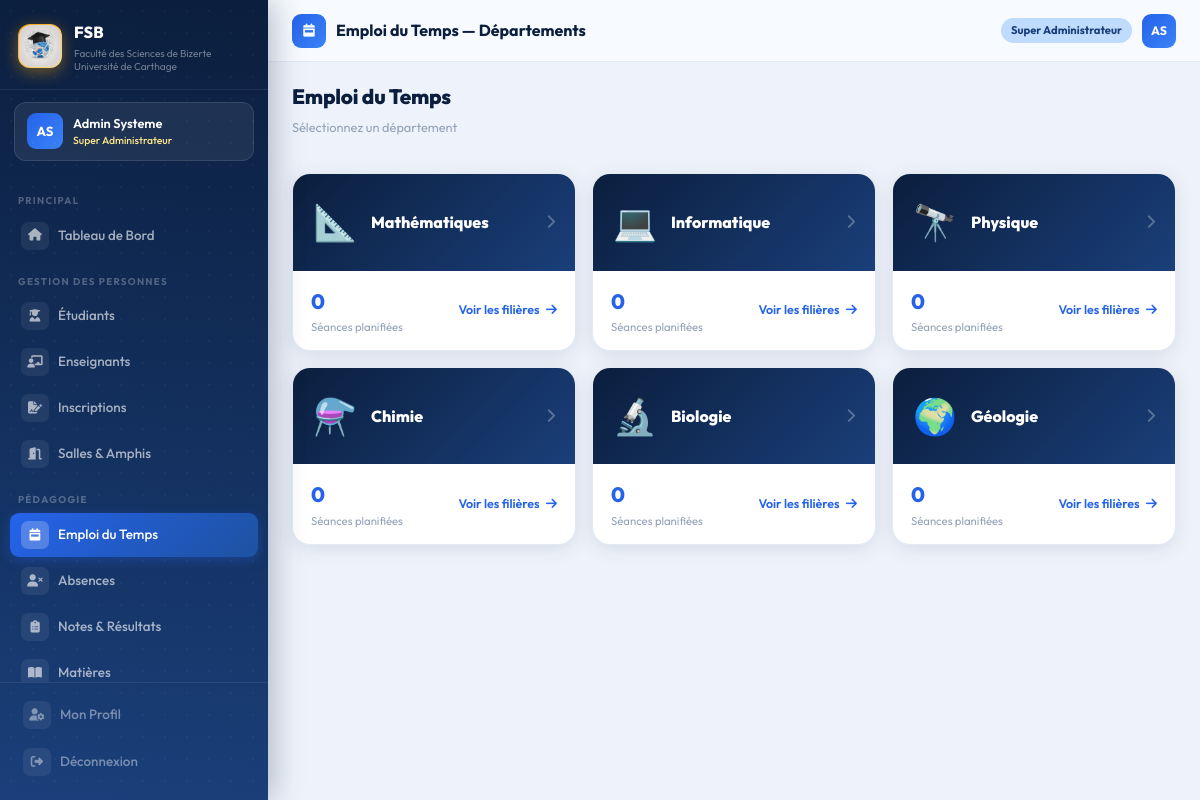
Before: /pedagogie/emploi-du-temps/ (signed in) with the older database file.
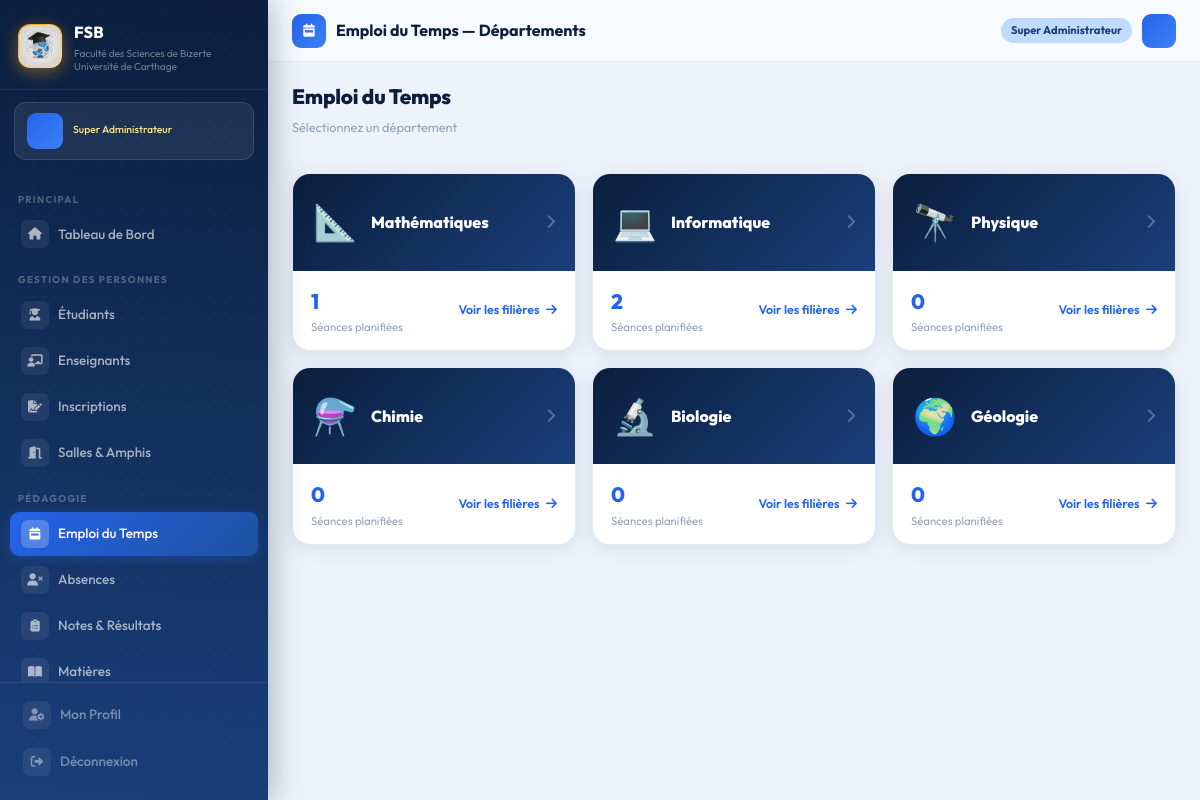
After: the same page with the newer database file.
### accounts/models.py (models this page shows, shortened)
class CustomUser(AbstractUser):
    ROLE_CHOICES = [
        ('super_admin',  'Super Administrateur'),
        ('admin',        'Administrateur'),
        ('scolarite',    'Agent Scolarité'),
        ('chef_dept',    'Chef de Département'),
        ('doyen',        'Doyen / Vice-Doyen'),
    ]
    role = models.CharField(
        max_length=20,
        choices=ROLE_CHOICES,
        default='scolarite'
    )
    telephone = models.CharField(max_length=20, blank=True)
    departement = models.CharField(max_length=50, blank=True)

### administration/models.py (models this page shows, shortened)
class Departement(models.Model):
    NOM_CHOICES = [
        ('mathematiques',  'Mathématiques'),
        ('informatique',   'Informatique'),
        ('physique',       'Physique'),
        ('chimie',         'Chimie'),
        ('biologie',   'Biologie'),
        ('geologie', 'Géologie'),
    ]
    nom         = models.CharField(max_length=50, choices=NOM_CHOICES, unique=True)
    chef        = models.CharField(max_length=100, blank=True, null=True, help_text="Nom du chef de département")
    email       = models.EmailField(blank=True)
    telephone   = models.CharField(max_length=20, blank=True)
    description = models.TextField(blank=True)

### pedagogie/views.py (the view)
# urls.py: path('emploi-du-temps/', views.edt_departements, name='emploi_du_temps'),
@login_required
def edt_departements(request):
    return render(request, 'pedagogie/edt/nav_departements.html', {
        'dept_data': _dept_data_edt(Departement.objects.all())
    })

### pedagogie/views.py (called while the page is built)
def _dept_data_edt(departements):
    data = []
    for dept in departements:
        nb = EmploiDuTemps.objects.filter(matiere__filiere__departement=dept).count()
        data.append({'dept': dept, 'nb_seances': nb})
    return data

### templates/pedagogie/edt/nav_departements.html
{% extends 'base.html' %}
{% block page_icon %}<i class="fas fa-calendar-week"></i>{% endblock %}
{% block page_title %}Emploi du Temps — Départements{% endblock %}
{% block content %}
<div class="page-header">
  <div><h1>Emploi du Temps</h1><p class="sub">Sélectionnez un département</p></div>
</div>
<div class="row g-3">
  {% for item in dept_data %}
  <div class="col-lg-4 col-md-6 fu fu{{ forloop.counter }}">
    <a href="{% url 'pedagogie:edt_filieres' item.dept.pk %}" style="text-decoration:none">
      <div class="card-fsb" style="transition:all 0.25s;cursor:pointer"
           onmouseover="this.style.transform='translateY(-4px)';this.style.boxShadow='0 12px 28px rgba(37,99,235,0.15)'"
           onmouseout="this.style.transform='translateY(0)';this.style.boxShadow=''">
        <div style="background:linear-gradient(135deg,#0b1e3d,#1a3f7a);padding:20px;display:flex;align-items:center;gap:14px">
          <div style="font-size:2.2rem">
            {% if item.dept.nom == 'informatique' %}💻
            {% elif item.dept.nom == 'mathematiques' %}📐
            {% elif item.dept.nom == 'physique' %}🔭
            {% elif item.dept.nom == 'chimie' %}⚗️
            {% elif item.dept.nom == 'biologie' %}🔬
            {% else %}🌍{% endif %}
          </div>
          <div style="flex:1">
            <div style="font-size:1rem;font-weight:800;color:white">{{ item.dept.get_nom_display }}</div>
          </div>
          <i class="fas fa-chevron-right" style="color:rgba(255,255,255,0.3)"></i>
        </div>
        <div style="padding:14px 18px;display:flex;align-items:center;justify-content:space-between">
          <div>
            <div style="font-size:1.3rem;font-weight:800;color:#2563eb">{{ item.nb_seances }}</div>
            <div style="font-size:0.71rem;color:#94a3b8">Séances planifiées</div>
          </div>
          <div style="font-size:0.78rem;color:#2563eb;font-weight:600">
            Voir les filières <i class="fas fa-arrow-right ms-1"></i>
          </div>
        </div>
      </div>
    </a>
  </div>
  {% endfor %}
</div>
{% endblock %}

### templates/base.html (shortened to what the changed rows need)
<!DOCTYPE html>
<html lang="fr">
<head>
    <link href="https://cdn.jsdelivr.net/npm/bootstrap@5.3.2/dist/css/bootstrap.min.css" rel="stylesheet">
    <link href="https://cdnjs.cloudflare.com/ajax/libs/font-awesome/6.5.0/css/all.min.css" rel="stylesheet">
    {% load static %}
    <link rel="stylesheet" href="{% static 'css/fsb.css' %}">
</head>
<body>
    {% if user.is_authenticated %}
    <aside class="sidebar" id="sidebar">
        <div class="sidebar-brand">
            <div class="brand-logo">
                <img src="{% static 'images/logo-fsb.jpg' %}" alt="Logo FSB" width="42" height="42"
                    style="border-radius: 12px; object-fit: cover;">
            </div>
            <div>
                <div class="brand-name">FSB</div>
                <div class="brand-desc">Faculté des Sciences de Bizerte<br>Université de Carthage</div>
            </div>
        </div>
        <div class="sidebar-user">
            <div class="user-avatar">{{ user.first_name|first|upper }}{{ user.last_name|first|upper }}</div>
            <div>
                <div class="user-fullname">{{ user.get_full_name|truncatechars:22 }}</div>
                <div class="user-role-badge">{{ user.get_role_display }}</div>
            </div>
        </div>
        <nav class="sidebar-nav">
            <span class="nav-section">Principal</span>
            <a href="{% url 'administration:dashboard' %}"
                class="sidebar-link {% if request.resolver_match.url_name == 'dashboard' %}active{% endif %}">
                <span class="s-icon"><i class="fas fa-home"></i></span>Tableau de Bord
            </a>
            <span class="nav-section">Gestion des Personnes</span>
            <a href="{% url 'administration:liste_etudiants' %}"
                class="sidebar-link {% if 'etudiants' in request.path %}active{% endif %}">
                <span class="s-icon"><i class="fas fa-user-graduate"></i></span>Étudiants
            </a>
            <a href="{% url 'administration:liste_enseignants' %}"
                class="sidebar-link {% if 'enseignants' in request.path %}active{% endif %}">
                <span class="s-icon"><i class="fas fa-chalkboard-teacher"></i></span>Enseignants
            </a>
            <a href="{% url 'administration:inscriptions' %}"
                class="sidebar-link {% if 'inscriptions' in request.path %}active{% endif %}">
                <span class="s-icon"><i class="fas fa-file-signature"></i></span>Inscriptions
            </a>
            <a href="{% url 'administration:salles' %}"
                class="sidebar-link {% if 'salles' in request.path %}active{% endif %}">
                <span class="s-icon"><i class="fas fa-door-open"></i></span>Salles & Amphis
            </a>
            <span class="nav-section">Pédagogie</span>
            <a href="{% url 'pedagogie:emploi_du_temps' %}"
                class="sidebar-link {% if 'emploi' in request.path %}active{% endif %}">
                <span class="s-icon"><i class="fas fa-calendar-week"></i></span>Emploi du Temps
            </a>
            <a href="{% url 'pedagogie:absences' %}"
                class="sidebar-link {% if 'absences' in request.path %}active{% endif %}">
                <span class="s-icon"><i class="fas fa-user-times"></i></span>Absences
            </a>
            <a href="{% url 'pedagogie:notes' %}"
                class="sidebar-link {% if 'notes' in request.path %}active{% endif %}">
                <span class="s-icon"><i class="fas fa-clipboard-list"></i></span>Notes & Résultats
            </a>
            <a href="{% url 'pedagogie:matieres' %}"
                class="sidebar-link {% if 'matieres' in request.path %}active{% endif %}">
                <span class="s-icon"><i class="fas fa-book-open"></i></span>Matières
            </a>
        </nav>
        <div class="sidebar-footer">
            <a href="{% url 'accounts:profile' %}" class="sidebar-link" style="margin-bottom:3px">
                <span class="s-icon"><i class="fas fa-user-cog"></i></span>Mon Profil
            </a>
            <a href="{% url 'accounts:logout' %}" class="sidebar-link danger">
                <span class="s-icon"><i class="fas fa-sign-out-alt"></i></span>Déconnexion
            </a>
        </div>
    </aside>
    <div class="main-wrapper">
        <header class="topbar">
            <div class="topbar-left">
                <div class="topbar-icon">{% block page_icon %}<i class="fas fa-th"></i>{% endblock %}</div>
                <span class="topbar-title">{% block page_title %}Tableau de Bord{% endblock %}</span>
            </div>
            <div class="topbar-right">
                <span class="role-chip">{{ user.get_role_display }}</span>
                <a class="user-avatar"
                    style="width:34px;height:34px;font-size:0.77rem;border-radius:9px;cursor:pointer;display:inline-flex;align-items:center;justify-content:center;text-decoration:none"
                    href="{% url 'accounts:profile' %}">
                    {{ user.first_name|first|upper }}{{ user.last_name|first|upper }}
                </a>
            </div>
        </header>
        <div class="content-area">
            {% block content %}{% endblock %}
        </div>
    </div>
    {% else %}
    {% block full_content %}{% endblock %}
    {% endif %}
    {% load static %}
</body>
</html>

Changed rows visible on the page:
changed CustomUser "Super Administrateur": first_name|first "A" → (not shown); last_name|first "S" → (not shown); get_full_name "Admin Systeme" → (not shown)
changed Departement "Mathématiques": nb_seances "0" → "1"
changed Departement "Informatique": nb_seances "0" → "2"
